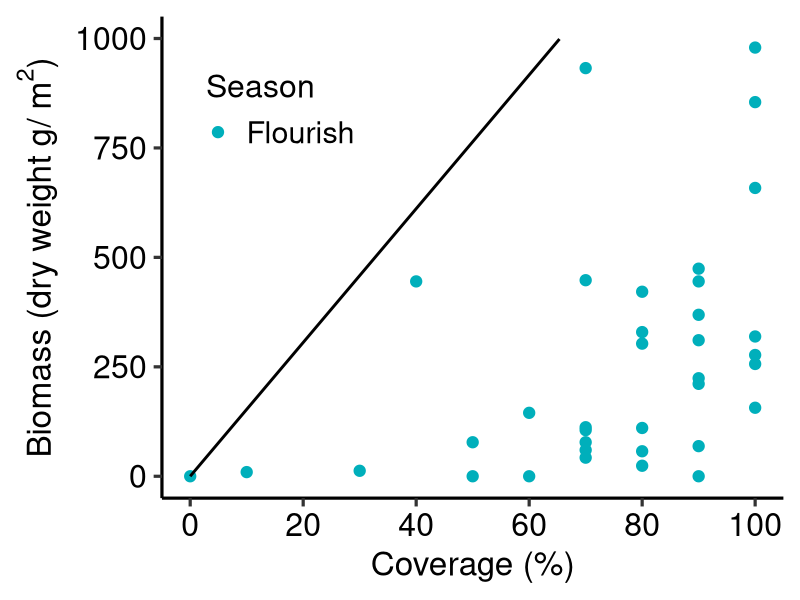
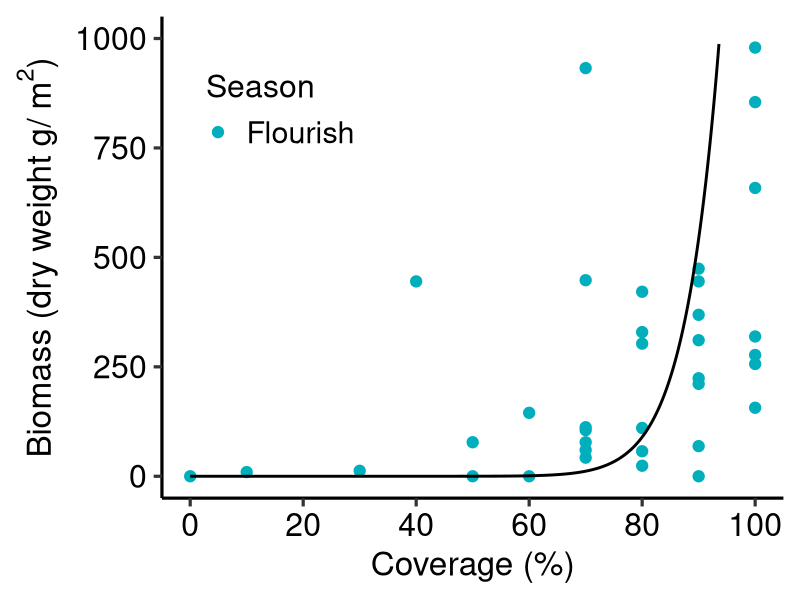
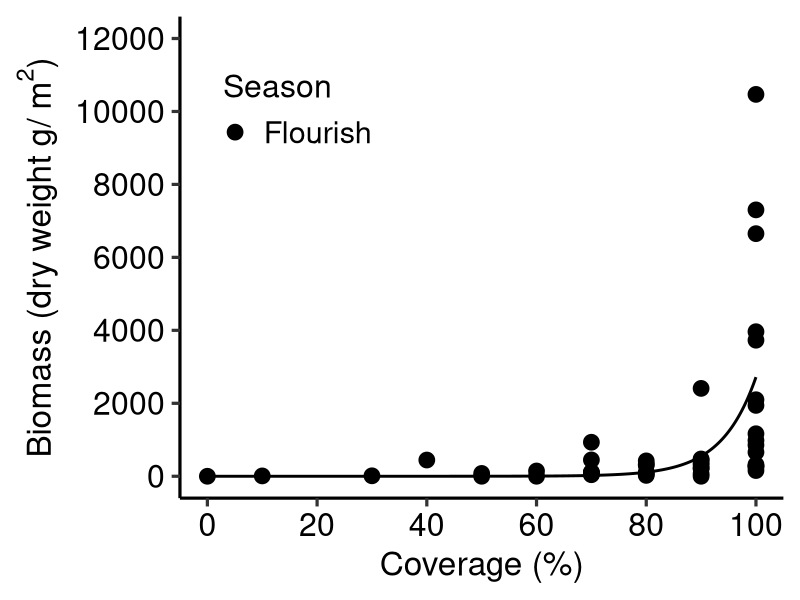

Write the R code that produced these figures, in order. (Note: this script raises an error after producing the figures.)
rm(list=ls())
library(nlme)
library(ggplot2)

Kombu<-read.csv("Kombu.csv",stringsAsFactors = TRUE)
Kombu$Season <- factor(Kombu$Season, 
                       levels = c("Flourish","Decline") )
names(Kombu)

####### Hokkaido @ Makombu##########
Kombu_Hokkaido<-subset(Kombu,Kombu$Jap_name=="Onikombu"|Kombu$Jap_name=="Makombu"&Kombu$Region=="Hokkaido")
Kombu_Hokkaido$DW_g_m2

###線形モデル#####
model1_HD1<- glm(DW_g_m2~ Cover,
                data = Kombu_Hokkaido)

model1_HD<- nls(DW_g_m2~ a*Cover,
                start = list(a=100),
                control = list(maxiter = 50000, warnOnly = TRUE),
                data = Kombu_Hokkaido)
summary(model1_HD)
AIC(model1_HD)
BIC(model1_HD)

####累乗モデル#####
model2_HD<- nls(DW_g_m2~ a*Cover^b,
                start = list(a=10,b = 1),
                control = list(maxiter = 50000, warnOnly = TRUE),
                data = Kombu_Hokkaido)
summary(model2_HD)
AIC(model2_HD)
BIC(model2_HD)

####指数モデル#####
model3_HD1<- nls(DW_g_m2~ a*exp(b*Cover),
                start = list(a=40,b = 0.05), 
                control = list(maxiter = 50000, warnOnly = TRUE),
                data = Kombu_Hokkaido,
                trace=TRUE)
summary(model3_HD1)
AIC(model3_HD1)
BIC(model3_HD1)

model3_HD2<- nls(DW_g_m2~ a*exp(b*Cover)-a,
                start = list(a=40,b = 0.05), 
                control = list(maxiter = 50000, warnOnly = TRUE),
                data = Kombu_Hokkaido,
                trace=TRUE)

summary(model3_HD2)
AIC(model3_HD2)
BIC(model3_HD2)



####### Hokkaido##########
library(ggplot2)

#Model1
dummy_Hokkaido<- expand.grid(Cover=seq(min(Kombu_Hokkaido$Cover),
                                            max(Kombu_Hokkaido$Cover),length=1000))

pred_HD<- predict(model1_HD,newdata=dummy_Hokkaido,se.fit=T)
dummy_Hokkaido$DW<-pred_HD

plot_Hokkaido1<-ggplot(data=Kombu_Hokkaido, aes(x=Cover, y=DW_g_m2,color = Season)) + 
  xlab("Coverage (%)")+ 
  ylab(expression(paste("Biomass (dry weight g/ ",{m^2},")",sep="")))+
  geom_point(size=3.5)+
  scale_x_continuous(breaks=seq(0, 100,length=6),limits=c(0,100))+
  scale_y_continuous(breaks=seq(0, 1000,length=5),limits=c(0,1000))+
  scale_color_manual(labels = c("Flourish", "Decline"),values = c("#00AFBB","#FC4E07"))+
  labs(color='Season')+
  geom_line(data=dummy_Hokkaido, aes(x=Cover, y=DW),linewidth=1,color="black",inherit.aes = FALSE)+
  theme_classic(base_size = 24, base_family = "sans")+
  theme(axis.text = element_text(color="black",size=23))+
  theme(legend.justification=c(0.02,0.02), legend.position=c(0.05,0.7), 
        legend.title=element_text(size=23),legend.text =  element_text(size = 22))
plot_Hokkaido1

#Model2
pred_Hokkaido2<- predict(model2_HD,newdata=dummy_Hokkaido,se.fit=T)
dummy_Hokkaido$DW2<-pred_Hokkaido2

plot_Hokkaido2<-ggplot(data=Kombu_Hokkaido, aes(x=Cover, y=DW_g_m2,color = Season)) + 
  xlab("Coverage (%)")+ 
  ylab(expression(paste("Biomass (dry weight g/ ",{m^2},")",sep="")))+
  geom_point(size=3.5)+
  scale_x_continuous(breaks=seq(0, 100,length=6),limits=c(0,100))+
  scale_y_continuous(breaks=seq(0, 1000,length=5),limits=c(0,1000))+
  scale_color_manual(labels = c("Flourish", "Decline"),values = c("#00AFBB","#FC4E07"))+
  labs(color='Season')+
  geom_line(data=dummy_Hokkaido, aes(x=Cover, y=DW2),linewidth=1,color="black",inherit.aes = FALSE)+
  theme_classic(base_size = 24, base_family = "sans")+
  theme(axis.text = element_text(color="black",size=23))+
  theme(legend.justification=c(0.02,0.02), legend.position=c(0.05,0.7), 
        legend.title=element_text(size=23),legend.text =  element_text(size = 22))
plot_Hokkaido2

# save width 600 * Height 500 
#Model 3
pred_Hokkaido3<- predict(model3_HD2,newdata=dummy_Hokkaido,se.fit=T)
dummy_Hokkaido$DW3<-pred_Hokkaido3

plot_Hokkaido3<-ggplot(data=Kombu_Hokkaido, aes(x=Cover, y=DW_g_m2,color = Season)) + 
  xlab("Coverage (%)")+ 
  ylab(expression(paste("Biomass (dry weight g/ ",{m^2},")",sep="")))+
  geom_point(size=5)+
  scale_x_continuous(breaks=seq(0, 100,length=6),limits=c(0,100))+
  scale_y_continuous(breaks=seq(0, 12000,length=7),limits=c(0,12000))+
  scale_color_manual(labels = c("Flourish", "Decline"),values = c("black","grey50"))+
  labs(color='Season')+
  geom_line(data=dummy_Hokkaido, aes(x=Cover, y=DW3),linewidth=1,color="black",inherit.aes = FALSE)+
  theme_classic(base_size = 24, base_family = "sans")+
  theme(axis.text = element_text(color="black",size=23))+
  theme(legend.justification=c(0.02,0.02), legend.position=c(0.05,0.7), 
        legend.title=element_text(size=23),legend.text =  element_text(size = 22))
plot_Hokkaido3
#width 600 * Height 500 save

####### Hokkaido @ Nagakombu ##########
Kombu_Hokkaido_Naga<-subset(Kombu,Kombu$Jap_name=="Nagakombu"&Kombu$Region=="Hokkaido")
Kombu_Hokkaido_Naga$DW_g_m2

###線形モデル#####
model1_HDN<- nls(DW_g_m2~ a*Cover,
                start = list(a=100),
                control = list(maxiter = 50000, warnOnly = TRUE),
                data = Kombu_Hokkaido_Naga)
summary(model1_HDN)
AIC(model1_HDN)
BIC(model1_HDN)

####累乗モデル#####
model2_HDN<- nls(DW_g_m2~ a*Cover^b,
                start = list(a=10,b = 1),
                control = list(maxiter = 50000, warnOnly = TRUE),
                data = Kombu_Hokkaido_Naga)
summary(model2_HDN)
AIC(model2_HDN)
BIC(model2_HDN)

####指数モデル#####
model3_HDN1<- nls(DW_g_m2~ a*exp(b*Cover),
                start = list(a=40,b = 0.05), 
                control = list(maxiter = 50000, warnOnly = TRUE),
                data = Kombu_Hokkaido_Naga,
                trace=TRUE)
summary(model3_HDN1)
AIC(model3_HDN1)
BIC(model3_HDN1)

model3_HDN2<- nls(DW_g_m2~ a*exp(b*Cover)-a,
                 start = list(a=40,b = 0.05), 
                 control = list(maxiter = 50000, warnOnly = TRUE),
                 data = Kombu_Hokkaido_Naga,
                 trace=TRUE)
summary(model3_HDN2)
AIC(model3_HDN2)
BIC(model3_HDN2)



####### Hokkaido_Naga##########
library(ggplot2)

#Model1
dummy_Hokkaido_Naga<- expand.grid(Cover=seq(min(Kombu_Hokkaido_Naga$Cover),
                                       max(Kombu_Hokkaido_Naga$Cover),length=1000))
pred_HD_Naga<- predict(model1_HDN,newdata=dummy_Hokkaido_Naga,
                             se.fit=T,interval="confidence")
pred_HD_Naga$fit


pred_Hokkaido_Nagah<- pred_Hokkaido_Naga$fit+pred$se.fit*1.96
pred_Hokkaido_Nagal<- pred_Hokkaido_Naga$fit-pred$se.fit*1.96

dummy_Hokkaido_Naga$DW<-pred_Hokkaido_Naga

plot_Hokkaido_Naga1<-ggplot(data=Kombu_Hokkaido_Naga, aes(x=Cover, y=DW_g_m2,color = Season)) + 
  xlab("Coverage (%)")+ 
  ylab(expression(paste("Biomass (dry weight g/ ",{m^2},")",sep="")))+
  geom_point(size=3.5)+
  scale_x_continuous(breaks=seq(0, 100,length=6),limits=c(0,100))+
  scale_y_continuous(breaks=seq(0, 1000,length=5),limits=c(0,1000))+
  scale_color_manual(labels = c("Flourish", "Decline"),values = c("#00AFBB","#FC4E07"))+
  labs(color='Season')+
  geom_line(data=dummy_Hokkaido_Naga, aes(x=Cover, y=DW),linewidth=1,color="black",inherit.aes = FALSE)+
  theme_classic(base_size = 24, base_family = "sans")+
  theme(axis.text = element_text(color="black",size=23))+
  theme(legend.justification=c(0.02,0.02), legend.position=c(0.05,0.7), 
        legend.title=element_text(size=23),legend.text =  element_text(size = 22))
plot_Hokkaido_Naga1

#Model2
pred_Hokkaido_Naga2<- predict(model2_HDN,newdata=dummy_Hokkaido_Naga,se.fit=T)
dummy_Hokkaido_Naga$DW2<-pred_Hokkaido_Naga2

plot_Hokkaido_Naga2<-ggplot(data=Kombu_Hokkaido_Naga, aes(x=Cover, y=DW_g_m2,color = Season)) + 
  xlab("Coverage (%)")+ 
  ylab(expression(paste("Biomass (dry weight g/ ",{m^2},")",sep="")))+
  geom_point(size=3.5)+
  scale_x_continuous(breaks=seq(0, 100,length=6),limits=c(0,100))+
  scale_y_continuous(breaks=seq(0, 1000,length=5),limits=c(0,1000))+
  scale_color_manual(labels = c("Flourish", "Decline"),values = c("#00AFBB","#FC4E07"))+
  labs(color='Season')+
  geom_line(data=dummy_Hokkaido_Naga, aes(x=Cover, y=DW2),linewidth=1,color="black",inherit.aes = FALSE)+
  theme_classic(base_size = 24, base_family = "sans")+
  theme(axis.text = element_text(color="black",size=23))+
  theme(legend.justification=c(0.02,0.02), legend.position=c(0.05,0.7), 
        legend.title=element_text(size=23),legend.text =  element_text(size = 22))
plot_Hokkaido_Naga2

# save width 600 * Height 500 
#Model 3
pred_Hokkaido_Naga3<- predict(model3_HDN2,newdata=dummy_Hokkaido_Naga,
                              se.fit=T,interval="confidence")
dummy_Hokkaido_Naga$DW3<-pred_Hokkaido_Naga3

plot_Hokkaido_Naga3<-ggplot(data=Kombu_Hokkaido_Naga, aes(x=Cover, y=DW_g_m2,color = Season)) + 
  xlab("Coverage (%)")+ 
  ylab(expression(paste("Biomass (dry weight g/ ",{m^2},")",sep="")))+
  geom_point(size=3.5)+
  scale_x_continuous(breaks=seq(0, 100,length=6),limits=c(0,100))+
  scale_y_continuous(breaks=seq(0, 12000,length=7),limits=c(0,12000))+
  scale_color_manual(labels = c("Flourish", "Decline"),values = c("black","grey50"))+
  labs(color='Season')+
  geom_line(data=dummy_Hokkaido_Naga, aes(x=Cover, y=DW3),linewidth=1,color="black",inherit.aes = FALSE)+
  theme_classic(base_size = 24, base_family = "sans")+
  theme(axis.text = element_text(color="black",size=23))+
  theme(legend.justification=c(0.02,0.02), legend.position=c(0.05,0.7), 
        legend.title=element_text(size=23),legend.text =  element_text(size = 22))
plot_Hokkaido_Naga3



#width 600 * Height 500 save

##### Makombu + Nagakombu Model 3 
pred_Hokkaido_Naga3<- predict(model3_HDN,newdata=dummy_Hokkaido_Naga,se.fit=T)
dummy_Hokkaido_Naga$DW3<-pred_Hokkaido_Naga3

Kombu_Hokkaido2<-rbind(Kombu_Hokkaido,Kombu_Hokkaido_Naga)

plot_Hokkaido_Ma_Naga<-ggplot(data=Kombu_Hokkaido2, aes(x=Cover, y=DW_g_m2,shape =Type)) + 
  xlab("Coverage (%)")+ 
  ylab(expression(paste("Biomass (dry weight g/ ",{m^2},")",sep="")))+
  geom_point(size=8)+
  scale_x_continuous(breaks=seq(0, 100,length=6),limits=c(0,100))+
  scale_y_continuous(breaks=seq(0, 12000,length=7),limits=c(0,12000))+
  scale_shape_manual(labels = c("Makombu", "Nagakombu"),values = c(1,2))+
  labs(color='Season')+
  geom_line(data=dummy_Hokkaido, aes(x=Cover, y=DW3),linewidth=1,linetype = 1,color="black",inherit.aes = FALSE)+
  geom_line(data=dummy_Hokkaido_Naga, aes(x=Cover, y=DW3),linewidth=1,linetype = 2,color="black",inherit.aes = FALSE)+
  theme_classic(base_size = 24, base_family = "sans")+
  theme(axis.text = element_text(color="black",size=23))+
  theme(legend.justification=c(0.02,0.02), legend.position=c(0.05,0.7), 
        legend.title=element_text(size=23),legend.text =  element_text(size = 22))
plot_Hokkaido_Ma_Naga


####### TohokuPacific @ Kombu##########
Kombu_TohokuPacific<-subset(Kombu,Kombu$Region=="TohokuPacific")
Kombu_TohokuPacific$DW_g_m2

###線形モデル#####
model1_TP<- nls(DW_g_m2~ a*Cover,
                start = list(a=100),
                control = list(maxiter = 50000, warnOnly = TRUE),
                data = Kombu_TohokuPacific)
summary(model1_TP)
AIC(model1_TP)
BIC(model1_TP)

####累乗モデル#####
model2_TP<- nls(DW_g_m2~ a*Cover^b,
                start = list(a=10,b = 1),
                control = list(maxiter = 50000, warnOnly = TRUE),
                data = Kombu_TohokuPacific)
summary(model2_TP)
AIC(model2_TP)
BIC(model2_TP)

####指数モデル#####
model3_TP1<- nls(DW_g_m2~ a*exp(b*Cover),
                start = list(a=40,b = 0.05), 
                control = list(maxiter = 50000, warnOnly = TRUE),
                data = Kombu_TohokuPacific,
                trace=TRUE)
summary(model3_TP1)
AIC(model3_TP1)
BIC(model3_TP1)

model3_TP2<- nls(DW_g_m2~ a*exp(b*Cover)-a,
                start = list(a=40,b = 0.05), 
                control = list(maxiter = 50000, warnOnly = TRUE),
                data = Kombu_TohokuPacific,
                trace=TRUE)
summary(model3_TP2)
AIC(model3_TP2)
BIC(model3_TP2)



####### TohokuPacific##########
library(ggplot2)

#Model1
dummy_TohokuPacific<- expand.grid(Cover=seq(min(Kombu_TohokuPacific$Cover),
                                             max(Kombu_TohokuPacific$Cover),length=1000))

pred_TohokuPacific<- predict(model1_TP,newdata=dummy_TohokuPacific,se.fit=T)
dummy_TohokuPacific$DW<-pred_TohokuPacific

plot_TohokuPacific1<-ggplot(data=Kombu_TohokuPacific, aes(x=Cover, y=DW_g_m2,color = Season)) + 
  xlab("Coverage (%)")+ 
  ylab(expression(paste("Biomass (dry weight g/ ",{m^2},")",sep="")))+
  geom_point(size=3.5)+
  scale_x_continuous(breaks=seq(0, 100,length=6),limits=c(0,100))+
  scale_y_continuous(breaks=seq(0, 1000,length=5),limits=c(0,1000))+
  scale_color_manual(labels = c("Flourish", "Decline"),values = c("#00AFBB","#FC4E07"))+
  labs(color='Season')+
  geom_line(data=dummy_TohokuPacific, aes(x=Cover, y=DW),linewidth=1,color="black",inherit.aes = FALSE)+
  theme_classic(base_size = 24, base_family = "sans")+
  theme(axis.text = element_text(color="black",size=23))+
  theme(legend.justification=c(0.02,0.02), legend.position=c(0.05,0.7), 
        legend.title=element_text(size=23),legend.text =  element_text(size = 22))
plot_TohokuPacific1

#Model2
pred_TohokuPacific2<- predict(model2_TP,newdata=dummy_TohokuPacific,se.fit=T)
dummy_TohokuPacific$DW2<-pred_TohokuPacific2

plot_TohokuPacific2<-ggplot(data=Kombu_TohokuPacific, aes(x=Cover, y=DW_g_m2,color = Season)) + 
  xlab("Coverage (%)")+ 
  ylab(expression(paste("Biomass (dry weight g/ ",{m^2},")",sep="")))+
  geom_point(size=3.5)+
  scale_x_continuous(breaks=seq(0, 100,length=6),limits=c(0,100))+
  scale_y_continuous(breaks=seq(0, 1000,length=5),limits=c(0,1000))+
  scale_color_manual(labels = c("Flourish", "Decline"),values = c("#00AFBB","#FC4E07"))+
  labs(color='Season')+
  geom_line(data=dummy_TohokuPacific, aes(x=Cover, y=DW2),linewidth=1,color="black",inherit.aes = FALSE)+
  theme_classic(base_size = 24, base_family = "sans")+
  theme(axis.text = element_text(color="black",size=23))+
  theme(legend.justification=c(0.02,0.02), legend.position=c(0.05,0.7), 
        legend.title=element_text(size=23),legend.text =  element_text(size = 22))
plot_TohokuPacific2

# save width 600 * Height 500 
#Model 3
pred_TohokuPacific3<- predict(model3_TP2,newdata=dummy_TohokuPacific,se.fit=T)
dummy_TohokuPacific$DW3<-pred_TohokuPacific3

plot_TohokuPacific3<-ggplot(data=Kombu_TohokuPacific, aes(x=Cover, y=DW_g_m2,color = Season)) + 
  xlab("Coverage (%)")+ 
  ylab(expression(paste("Biomass (dry weight g/ ",{m^2},")",sep="")))+
  geom_point(size=8)+
  scale_x_continuous(breaks=seq(0, 100,length=6),limits=c(0,100))+
  scale_y_continuous(breaks=seq(0, 1000,length=5),limits=c(0,1000))+
  scale_color_manual(labels = c("Flourish", "Decline"),values = c("black","grey50"))+
  labs(color='Season')+
  geom_line(data=dummy_TohokuPacific, aes(x=Cover, y=DW3),linewidth=1,color="black",inherit.aes = FALSE)+
  theme_classic(base_size = 24, base_family = "sans")+
  theme(axis.text = element_text(color="black",size=23))+
  theme(legend.justification=c(0.02,0.02), legend.position=c(0.05,0.7), 
        legend.title=element_text(size=23),legend.text =  element_text(size = 22))
plot_TohokuPacific3



#width 600 * Height 500 save

######Plot line  all species  ##########
dummy_Hokkaido1<- expand.grid(Cover=seq(min(Kombu_Hokkaido$Cover),
                                       max(Kombu_Hokkaido$Cover),length=1000))
pred_Hokkaido3<- predict(model3_HD2,newdata=dummy_Hokkaido1,se.fit=T)
dummy_Hokkaido1$DW<-pred_Hokkaido3
dummy_Hokkaido1$RegionClass<-"HD Makombu"

dummy_Hokkaido_Naga1<- expand.grid(Cover=seq(min(Kombu_Hokkaido_Naga$Cover),
                                            max(Kombu_Hokkaido_Naga$Cover),length=1000))
pred_Hokkaido_Naga3<- predict(model3_HDN2,newdata=dummy_Hokkaido_Naga1,se.fit=T)
dummy_Hokkaido_Naga1$DW<-pred_Hokkaido_Naga3
dummy_Hokkaido_Naga1$RegionClass<-"HD Nagakombu"


dummy_TohokuPacific1<- expand.grid(Cover=seq(min(Kombu_TohokuPacific$Cover),
                                            max(Kombu_TohokuPacific$Cover),length=1000))
pred_TohokuPacific2<- predict(model3_TP2,newdata=dummy_TohokuPacific1,se.fit=T)
dummy_TohokuPacific1$DW<-pred_TohokuPacific2
dummy_TohokuPacific1$RegionClass<-"TP Makombu"

dummy_Kombu<-rbind(dummy_Hokkaido1,dummy_Hokkaido_Naga1,dummy_TohokuPacific1)
dummy_Kombu$RegionClass<-factor(dummy_Kombu$RegionClass, 
                                 levels = c("HD Makombu","HD Nagakombu","TP Makombu") )

plot_all_kombu<-ggplot(data=dummy_Kombu, aes(x=Cover, y=DW,linetype = RegionClass,color= RegionClass)) + 
  xlab("Coverage (%)")+ 
  ylab(expression(paste("Biomass (dry weight g/ ",{m^2},")",sep="")))+
  scale_x_continuous(breaks=seq(0, 100,length=6),limits=c(0,100))+
  scale_y_continuous(breaks=seq(0, 6000,length=7),limits=c(0,6000))+ 
  geom_line(linewidth=1.25)+
  theme_classic(base_size = 24, base_family = "sans")+
  theme(axis.text = element_text(color="black",size=23))+
  theme(legend.justification=c(0.02,0.02), legend.position=c(0.05,0.55), 
        legend.title=element_text(size=20),legend.text =  element_text(size = 20))
plot_all_kombu
